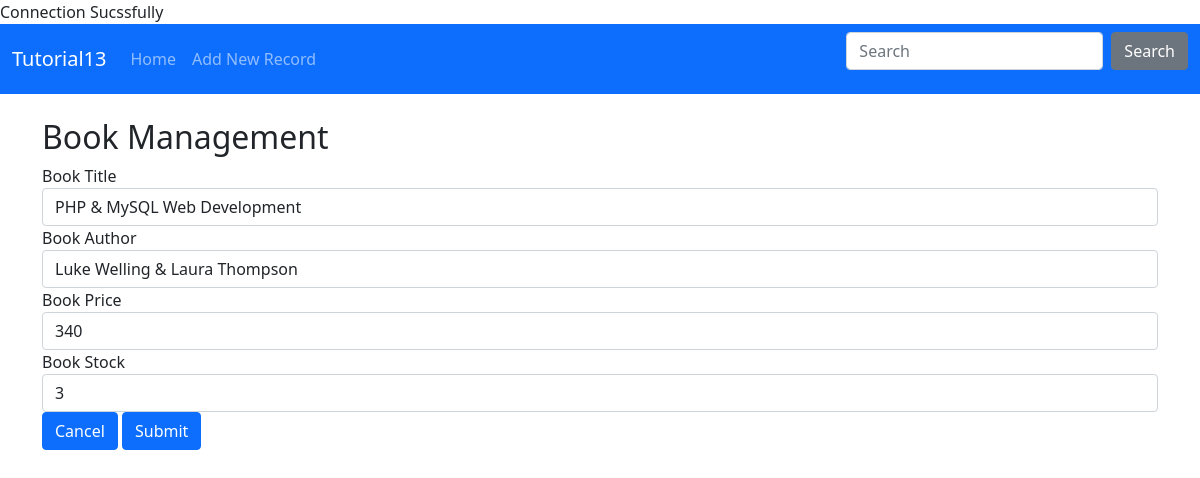
Screenshot of /form.php?id=5 with the database file from the repository.
### tables this page shows
CREATE TABLE IF NOT EXISTS `books` (
`id` int(11) NOT NULL,
  `title` varchar(50) NOT NULL,
  `author` varchar(50) NOT NULL,
  `price` int(11) NOT NULL,
  `stock` int(11) NOT NULL,
  `titleurl` text NOT NULL,
  `pendingstock` int(11) NOT NULL,
  `datetime` timestamp NULL DEFAULT CURRENT_TIMESTAMP ON UPDATE CURRENT_TIMESTAMP
);

### form.php (the view, shortened to what this page needs)
<?php
require "connect.php";
$title = "";
$author = "";
$price = "";
$stock = "";
$id = isset($_GET['id'])?$_GET['id']:"";
if($id != "") {
$sql = "select * from books where id=".$id;
$result = $db->query($sql);
if($row = $result->fetch_assoc()) {
        $title = isset($row['title'])?$row['title']:"";
        $author = isset($row['author'])?$row['author']:"";
        $price = isset($row['price'])?$row['price']:"";
        $stock = isset($row['stock'])?$row['stock']:"";
    }
}
?>
<!DOCTYPE html>
<html lang="en">
	<head>
		<link href="https://cdn.jsdelivr.net/npm/bootstrap@5.1.3/dist/css/bootstrap.min.css" rel="stylesheet"
>
	</head>
	<body>
		<?php include("nav.php"); ?>
		<div class="container">
		<br>
		<h2>Book Management</h2>
			<form action="insert.php" method="post">
				<div class="form-group">
					<label for="title">Book Title</label>
					<input type="text" class="form-control" value="<?= $title ?>" name="title" id="titl" placeholder="Enter Book Title" >
				</div>
				<div class="form-group">
					<label for="author">Book Author</label>
					<input type="text" class="form-control" value="<?= $author ?>" id="lastname" placeholder="Enter Book Author" name="author">
				</div>
				<div class="form-group">
					<label for="price">Book Price</label>
					<input type="text" class="form-control"value="<?= $price ?>" id="price" name="price" placeholder="Enter Book Price" >
				</div>
				<div class="form-group">
					<label for="stock">Book Stock</label>
					<input type="text" class="form-control"value="<?= $stock ?>" id="stock" placeholder="Enter Book Stock" name="stock">
				</div>
				<button  class="btn btn-primary" onClick="history.back()">Cancel</button>
				<button type="submit" class="btn btn-primary">Submit</button>
			</form>
		</div>
	</body>
</html>

### rows the page displays
books: title "PHP & MySQL Web Development", author "Luke Welling & Laura Thompson"
